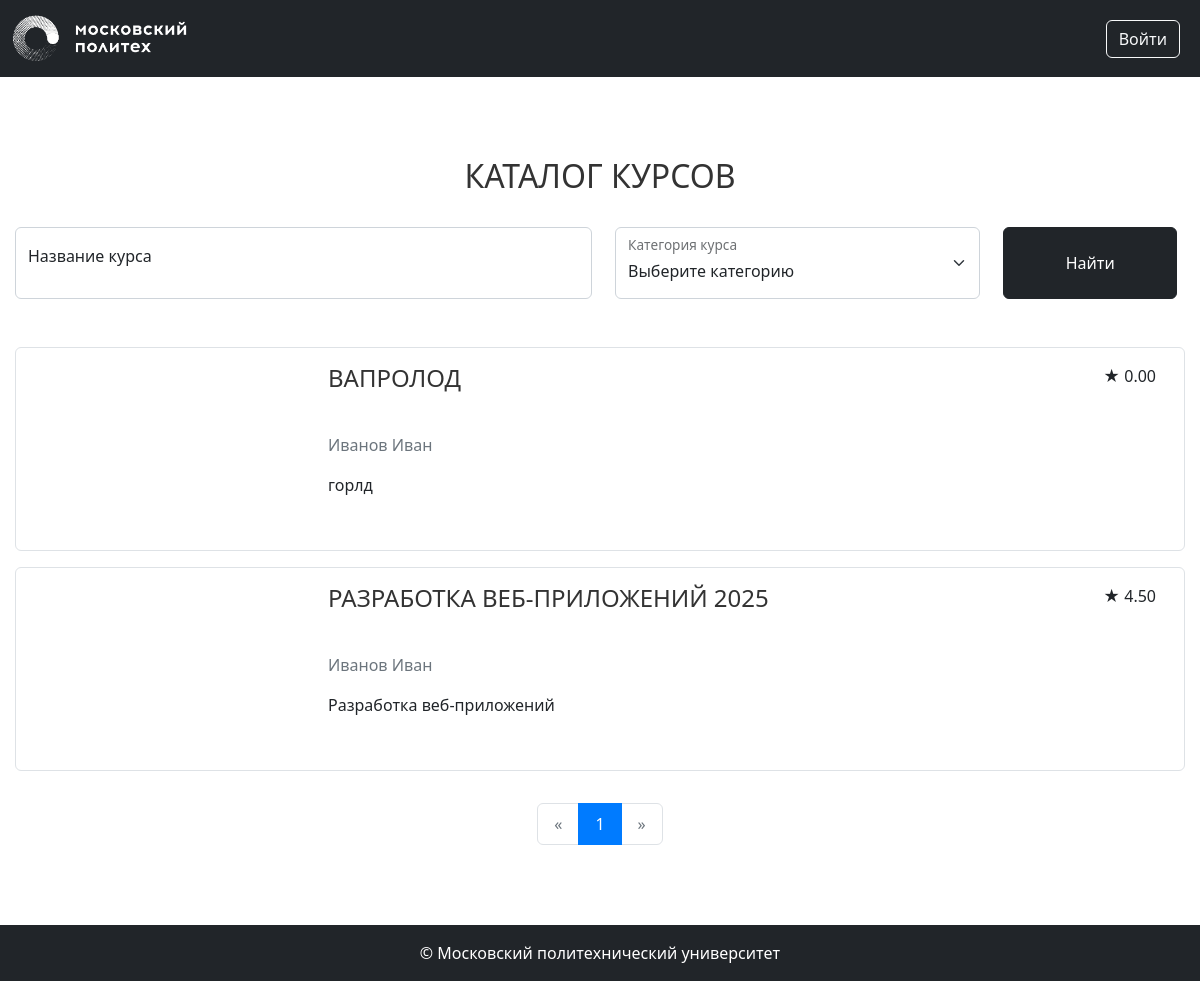
Page /courses/ on the committed database.
### models.py (models this page shows, shortened)
class Base(DeclarativeBase):
  metadata = MetaData(naming_convention={
        "ix": 'ix_%(column_0_label)s',
        "uq": "uq_%(table_name)s_%(column_0_name)s",
        "ck": "ck_%(table_name)s_%(constraint_name)s",
        "fk": "fk_%(table_name)s_%(column_0_name)s_%(referred_table_name)s",
        "pk": "pk_%(table_name)s"
    })

class Course(Base):
    __tablename__ = 'courses'
    id: Mapped[int] = mapped_column(primary_key=True)
    name: Mapped[str] = mapped_column(String(100))
    short_desc: Mapped[str] = mapped_column(Text)
    full_desc: Mapped[str] = mapped_column(Text)
    rating_sum: Mapped[int] = mapped_column(default=0)
    rating_num: Mapped[int] = mapped_column(default=0)
    category_id: Mapped[int] = mapped_column(ForeignKey("categories.id"))
    author_id: Mapped[int] = mapped_column(ForeignKey("users.id"))
    background_image_id: Mapped[str] = mapped_column(ForeignKey("images.id"))
    created_at: Mapped[datetime] = mapped_column(default=datetime.now)
    author: Mapped["User"] = relationship()
    category: Mapped["Category"] = relationship(lazy=False)
    bg_image: Mapped["Image"] = relationship()
    reviews: Mapped[List["Review"]] = relationship(back_populates="course", order_by="Review.created_at.desc()")
    @property
    def rating(self):
        if self.rating_num > 0:
            return self.rating_sum / self.rating_num
        return 0

class User(Base, UserMixin):
    __tablename__ = 'users'
    id: Mapped[int] = mapped_column(primary_key=True)
    first_name: Mapped[str] = mapped_column(String(100))
    last_name: Mapped[str] = mapped_column(String(100))
    middle_name: Mapped[Optional[str]] = mapped_column(String(100))
    login: Mapped[str] = mapped_column(String(100), unique=True)
    password_hash: Mapped[str] = mapped_column(String(200))
    created_at: Mapped[datetime] = mapped_column(default=datetime.now)
    reviews: Mapped[List["Review"]] = relationship(back_populates="user")
    @property
    def full_name(self):
        return ' '.join([self.last_name, self.first_name, self.middle_name or ''])

### courses.py (the view)
@bp.route('/')
def index():
    courses = CoursesFilter(**search_params()).perform()
    pagination = db.paginate(courses)
    courses = pagination.items
    categories = db.session.execute(db.select(Category)).scalars()
    return render_template('courses/index.html',
                           courses=courses,
                           categories=categories,
                           pagination=pagination,
                           search_params=search_params())

### courses.py (called while the page is built)
def search_params():
    return {
        'name': request.args.get('name'),
        'category_ids': [x for x in request.args.getlist('category_ids') if x],
    }

### tools.py (called while the page is built)
    def perform(self):
        self.__filter_by_name()
        self.__filter_by_category_ids()
        return self.query.order_by(Course.created_at.desc())

    def __filter_by_name(self):
        if self.name:
            self.query = self.query.filter(
                Course.name.ilike('%' + self.name + '%'))

    def __filter_by_category_ids(self):
        if self.category_ids:
            self.query = self.query.filter(
                Course.category_id.in_(self.category_ids))

### templates/courses/index.html (shortened to what this page needs)
{% extends 'base.html' %}
{% from 'pagination.html' import render_pagination %}
{% block content %}
<div class="container">
    <div class="my-5">
        <h2 class="mb-3 text-center text-uppercase font-weight-bold">Каталог курсов</h2>
        <form class="mb-5 mt-3 row g-3 align-items-stretch justify-content-center">
            <div class="col-md-6 d-flex">
                <div class="form-floating flex-grow-1">
                    <input autocomplete="off" type="text" class="form-control h-100" id="course-name" name="name" value="{{ request.args.get('name') or '' }}" placeholder="Название курса">
                    <label for="course-name">Название курса</label>
                </div>
            </div>
            <div class="col-md-4 d-flex">
                <div class="form-floating flex-grow-1">
                    <select class="form-select h-100" id="course-category" name="category_ids" title="Категория курса">
                        <option value="">Выберите категорию</option>
                    </select>
                    <label for="course-category">Категория курса</label>
                </div>
            </div>
            <div class="col-md-2 d-flex">
                <button type="submit" class="btn btn-dark w-100">Найти</button>
            </div>
        </form>
    </div>
    <div class="courses-list container-fluid mt-3 mb-3">
        {% for course in courses %}
            <div class="row p-3 border rounded mb-3" data-url="{{ url_for('courses.show', course_id=course.id) }}">
                <div class="col-md-3 mb-3 mb-md-0 d-flex align-items-center justify-content-center">
                    <div class="course-logo" style="background-image: url({{ url_for('image', image_id=course.background_image_id) }});">
                    </div>
                </div>
                <div class="col-md-9 align-items-center">
                    <div class="d-flex">
                        <h4 class="text-uppercase">{{ course.name }}</h4>
                        <p class="ms-auto rating">
                            <span>★</span> <span>{{ "%.2f" | format(course.rating) }}</span>
                        </p>
                    </div>
                    <p class="text-muted my-3">{{ course.author.full_name }}</p>
                    <p>{{ course.short_desc | truncate(200) }}</p>
                </div>
            </div>
        {% endfor %}
    </div>
    <div class="mb-5">
        {{ render_pagination(pagination, request.endpoint, search_params) }}
    </div>
</div>
{% endblock %}

### static/styles.css (style rules this page uses)
.course-logo { min-width: 170px; width: 100%; height: 170px; background-repeat: no-repeat; background-position: center; background-size: cover; }
.form-control { margin-bottom: 1rem; }
.btn { margin-right: 0.5rem; }
h1, h2, h3, h4, h5, h6 { margin-bottom: 1.5rem; color: #333; }
.container { max-width: 1200px; margin: 0 auto; padding: 0 15px; }
.row { margin-bottom: 2rem; }
.col-md-8, .col-md-4, .col-12 { padding: 0 15px; }

### rows in the picture
Course: background_image (picture), name "ВАПРОЛОД", rating "0.00", author.full_name "Иванов Иван", short_desc "горлд"
Course: background_image (picture), name "РАЗРАБОТКА ВЕБ-ПРИЛОЖЕНИЙ 2025", rating "4.50", author.full_name "Иванов Иван", short_desc "Разработка веб-приложений"

### other values in the picture
{{ page }} "1"
